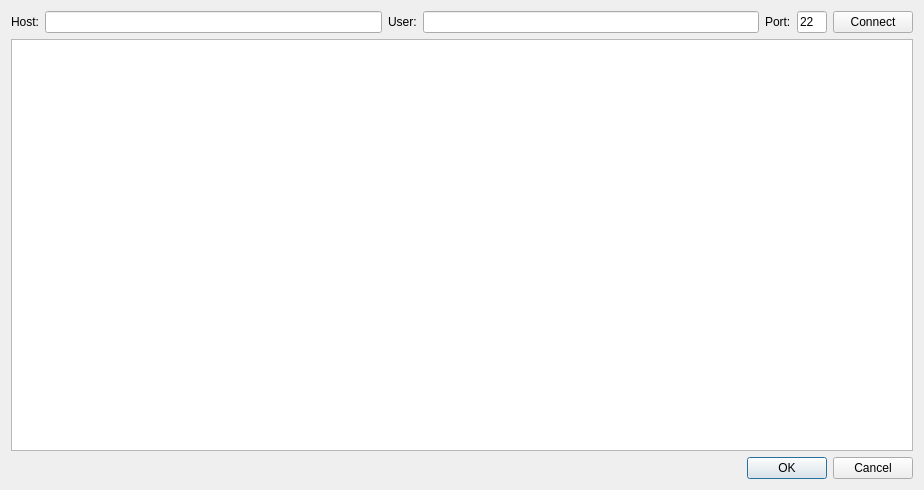
<?xml version="1.0" encoding="UTF-8"?>
<ui version="4.0">
<comment>
------------------------------------------------------------------------------

Author: Andreas Schenk
Friedrich Miescher Institute, Basel, Switzerland

This file is part of CryoFLARE

Copyright (C) 2017-2019 by the CryoFLARE Authors

This program is free software; you can redistribute it and/or modify it under
the terms of the GNU General Public License as published by the Free
Software Foundation; either version 3.0 of the License.
This program is distributed in the hope that it will be useful, but WITHOUT
ANY WARRANTY; without even the implied warranty of MERCHANTABILITY or FITNESS
FOR A PARTICULAR PURPOSE.  See the GNU General Public License for more
details.

You should have received a copy of the GNU General Public License
along with CryoFLARE.  If not, see http://www.gnu.org/licenses/ .

------------------------------------------------------------------------------
</comment>
 <class>RemoteFileDialog</class>
 <widget class="QDialog" name="RemoteFileDialog">
  <property name="geometry">
   <rect>
    <x>0</x>
    <y>0</y>
    <width>924</width>
    <height>490</height>
   </rect>
  </property>
  <property name="windowTitle">
   <string>Dialog</string>
  </property>
  <layout class="QVBoxLayout" name="verticalLayout">
   <item>
    <layout class="QHBoxLayout" name="horizontalLayout">
     <item>
      <widget class="QLabel" name="label_3">
       <property name="text">
        <string>Host:</string>
       </property>
      </widget>
     </item>
     <item>
      <widget class="QLineEdit" name="host">
       <property name="sizePolicy">
        <sizepolicy hsizetype="Expanding" vsizetype="Fixed">
         <horstretch>1</horstretch>
         <verstretch>0</verstretch>
        </sizepolicy>
       </property>
      </widget>
     </item>
     <item>
      <widget class="QLabel" name="label_2">
       <property name="text">
        <string>User:</string>
       </property>
      </widget>
     </item>
     <item>
      <widget class="QLineEdit" name="user">
       <property name="sizePolicy">
        <sizepolicy hsizetype="Expanding" vsizetype="Fixed">
         <horstretch>1</horstretch>
         <verstretch>0</verstretch>
        </sizepolicy>
       </property>
      </widget>
     </item>
     <item>
      <widget class="QLabel" name="label_4">
       <property name="text">
        <string>Port:</string>
       </property>
      </widget>
     </item>
     <item>
      <widget class="QLineEdit" name="port">
       <property name="sizePolicy">
        <sizepolicy hsizetype="Minimum" vsizetype="Fixed">
         <horstretch>0</horstretch>
         <verstretch>0</verstretch>
        </sizepolicy>
       </property>
       <property name="maximumSize">
        <size>
         <width>30</width>
         <height>16777215</height>
        </size>
       </property>
       <property name="text">
        <string>22</string>
       </property>
      </widget>
     </item>
     <item>
      <widget class="QPushButton" name="connect">
       <property name="text">
        <string>Connect</string>
       </property>
       <property name="checkable">
        <bool>true</bool>
       </property>
      </widget>
     </item>
    </layout>
   </item>
   <item>
    <widget class="QTreeView" name="tree">
     <property name="rootIsDecorated">
      <bool>true</bool>
     </property>
     <property name="sortingEnabled">
      <bool>true</bool>
     </property>
     <property name="headerHidden">
      <bool>true</bool>
     </property>
    </widget>
   </item>
   <item>
    <layout class="QHBoxLayout" name="horizontalLayout_2">
     <item>
      <widget class="QLabel" name="message">
       <property name="sizePolicy">
        <sizepolicy hsizetype="Expanding" vsizetype="Preferred">
         <horstretch>1</horstretch>
         <verstretch>0</verstretch>
        </sizepolicy>
       </property>
       <property name="text">
        <string/>
       </property>
      </widget>
     </item>
     <item>
      <widget class="QDialogButtonBox" name="buttonBox">
       <property name="sizePolicy">
        <sizepolicy hsizetype="Fixed" vsizetype="Fixed">
         <horstretch>0</horstretch>
         <verstretch>0</verstretch>
        </sizepolicy>
       </property>
       <property name="orientation">
        <enum>Qt::Horizontal</enum>
       </property>
       <property name="standardButtons">
        <set>QDialogButtonBox::Cancel|QDialogButtonBox::Ok</set>
       </property>
      </widget>
     </item>
    </layout>
   </item>
  </layout>
 </widget>
 <resources/>
 <connections>
  <connection>
   <sender>buttonBox</sender>
   <signal>accepted()</signal>
   <receiver>RemoteFileDialog</receiver>
   <slot>accept()</slot>
   <hints>
    <hint type="sourcelabel">
     <x>913</x>
     <y>479</y>
    </hint>
    <hint type="destinationlabel">
     <x>157</x>
     <y>274</y>
    </hint>
   </hints>
  </connection>
  <connection>
   <sender>buttonBox</sender>
   <signal>rejected()</signal>
   <receiver>RemoteFileDialog</receiver>
   <slot>reject()</slot>
   <hints>
    <hint type="sourcelabel">
     <x>913</x>
     <y>479</y>
    </hint>
    <hint type="destinationlabel">
     <x>286</x>
     <y>274</y>
    </hint>
   </hints>
  </connection>
  <connection>
   <sender>connect</sender>
   <signal>clicked(bool)</signal>
   <receiver>RemoteFileDialog</receiver>
   <slot>connectToHost(bool)</slot>
   <hints>
    <hint type="sourcelabel">
     <x>887</x>
     <y>29</y>
    </hint>
    <hint type="destinationlabel">
     <x>923</x>
     <y>38</y>
    </hint>
   </hints>
  </connection>
 </connections>
 <slots>
  <slot>connectToHost(bool)</slot>
 </slots>
</ui>
